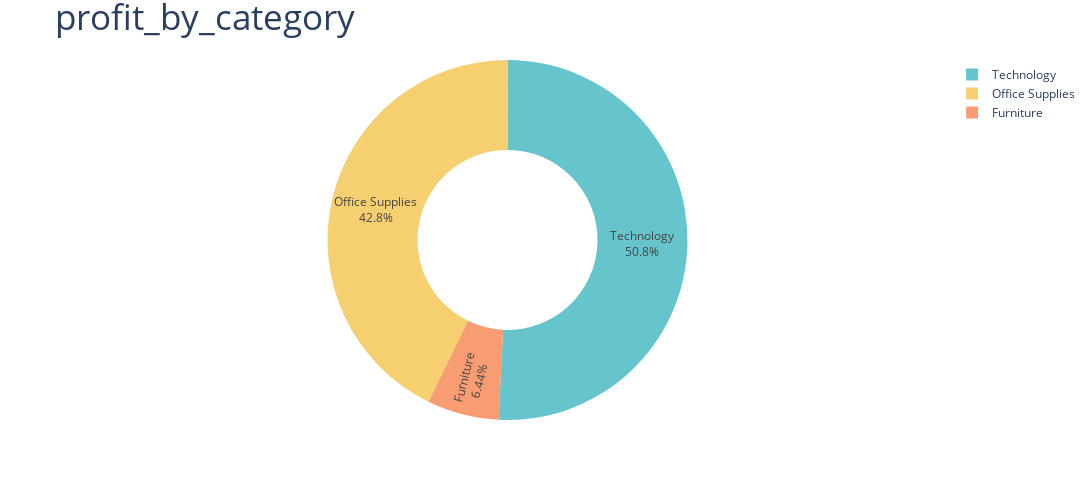

Notebook source saved alongside this figure:
### Code cell
fig=px.pie(profit_by_category,names='Category',
           values='Profit',hole=0.5,
           color_discrete_sequence=px.colors.qualitative.Pastel)
fig.update_traces(textposition='inside',textinfo='percent+label')
fig.update_layout(title_text='profit_by_category',title_font=dict(size=35),width=1100,height=500)
fig.show()

### Figure 1 — Plotly figure (JSON) as saved in the notebook; plotly's stock layout.template omitted (floating-point values rounded to 4 significant figures)
{"data": [{"domain": {"x": [0, 1], "y": [0, 1]}, "hole": 0.5, "hovertemplate": "Category=%{label}<br>Profit=%{value}<extra></extra>", "labels": ["Furniture", "Office Supplies", "Technology"], "legendgroup": "", "name": "", "showlegend": true, "textinfo": "percent+label", "textposition": "inside", "type": "pie", "values": [18450.0, 122500.0, 145500.0]}], "layout": {"height": 500, "legend": {"tracegroupgap": 0}, "margin": {"t": 60}, "piecolorway": ["rgb(102, 197, 204)", "rgb(246, 207, 113)", "rgb(248, 156, 116)", "rgb(220, 176, 242)", "rgb(135, 197, 95)", "rgb(158, 185, 243)", "rgb(254, 136, 177)", "rgb(201, 219, 116)", "rgb(139, 224, 164)", "rgb(180, 151, 231)", "rgb(179, 179, 179)"], "title": {"font": {"size": 35}, "text": "profit_by_category"}, "width": 1100}}
